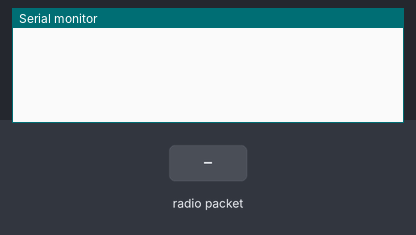
Bench run of a sketch on a simulated Arduino Uno, built with avr-gcc and run on an emulated ATmega328P. Parts: the last lines printed to the serial monitor. The test bench sets the inputs (shaded band). No radio packets arrive unless stated.

Above: at 2.2 s.
2.3 s: radio packet "1" arrives
At 3.5 s:
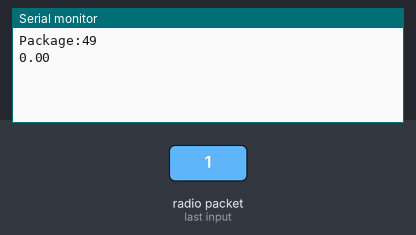
3.8 s: radio packet "0" arrives
At 4.6 s:
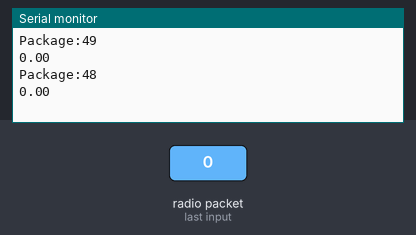
5.3 s: radio packet "2" arrives
At 5.8 s:
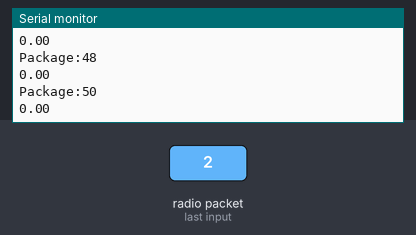

Measured:
- after the input at 2.3 s, the serial monitor: prints a new line at once (image 1)
- after the input at 3.8 s, the serial monitor: prints a new line at once (image 2)
- after the input at 5.3 s, the serial monitor: prints a new line at once (image 3)

The sketch:

Reciever.ino
```cpp
//#include <SPI.h>
//#include "RF24.h"
//
//RF24 radio (7,8);
//byte addresses[][6] = {"0"};
//int data = 0;
//void setup() {
//  Serial.begin(115200);
//  delay(1000);
//  radio.begin();//starts the radio
//  radio.setChannel(108);
//  radio.setPALevel(RF24_PA_MAX);
//  radio.setDataRate(RF24_250KBPS);
//  radio.setPayloadSize(sizeof(data));
//  radio.openReadingPipe(1, addresses[0]);
//  radio.startListening();
//}
//
//void loop() {
//
//  if(radio.available())
//  {
//    while(radio.available())
//    {
//      radio.read(&data, sizeof(data));
//    }
//  }
//  Serial.print("data recieved: ");
//  Serial.println(data);
//  delay(1000);
//}


#include <SPI.h>
#include "RF24.h"

RF24 myRadio (7, 8);
struct package
{
  int id=0;
  float temperature = 0.0;
  char  text[100] ="empty";
};

byte addresses[][6] = {"0"};


typedef struct package Package;
Package data;

void setup()
{
  Serial.begin(115200);
  delay(1000);

  myRadio.begin();
  myRadio.setChannel(115);
  myRadio.setPALevel(RF24_PA_MAX);
  myRadio.setDataRate( RF24_250KBPS ) ;
  myRadio.openReadingPipe(1, addresses[0]);
  myRadio.startListening();
}


void loop()
{

  if ( myRadio.available())
  {
    while (myRadio.available())
    {
      myRadio.read( &data, sizeof(data) );
    }
    Serial.print("\nPackage:");
    Serial.print(data.id);
    Serial.print("\n");
    Serial.println(data.temperature);
    Serial.println(data.text);
  }

  else
  {
//   Serial.println("no data recieved");
  }

}

//
//
///* YourDuinoStarter Example: Simple nRF24L01 Receive
//  - WHAT IT DOES: Receives simple fixed data with nRF24L01 radio
//  - SEE the comments after "//" on each line below
//   Start with radios about 4 feet apart.
//  - SEE the comments after "//" on each line below
//  - CONNECTIONS: nRF24L01 Modules See:
//  http://arduino-info.wikispaces.com/Nrf24L01-2.4GHz-HowTo
//  Uses the RF24 Library by TMRH2o here:
//  https://github.com/TMRh20/RF24
//   1 - GND
//   2 - VCC 3.3V !!! NOT 5V
//   3 - CE to Arduino pin 7
//   4 - CSN to Arduino pin 8
//   5 - SCK to Arduino pin 13
//   6 - MOSI to Arduino pin 11
//   7 - MISO to Arduino pin 12
//   8 - UNUSED
//
//   V1.02 02/06/2016
//   Questions: terry@yourduino.com */
//
///*-----( Import needed libraries )-----*/
//#include <SPI.h>   // Comes with Arduino IDE
//#include "RF24.h"  // Download and Install (See above)
///*-----( Declare Constants and Pin Numbers )-----*/
////None yet
///*-----( Declare objects )-----*/
//// (Create an instance of a radio, specifying the CE and CS pins. )
//RF24 myRadio (7, 8); // "myRadio" is the identifier you will use in following methods
///*-----( Declare Variables )-----*/
//byte addresses[][6] = {"1Node"}; // Create address for 1 pipe.
//int dataReceived;  // Data that will be received from the transmitter
//
//void setup()   /****** SETUP: RUNS ONCE ******/
//{
//  // Use the serial Monitor (Symbol on far right). Set speed to 115200 (Bottom Right)
//  Serial.begin(115200);
//  delay(1000);
//  Serial.println(F("RF24/Simple Receive data Test"));
//  Serial.println(F("Questions: terry@yourduino.com"));
//
//  myRadio.begin();  // Start up the physical nRF24L01 Radio
//  myRadio.setChannel(108);  // Above most Wifi Channels
//  // Set the PA Level low to prevent power supply related issues since this is a
//  // getting_started sketch, and the likelihood of close proximity of the devices. RF24_PA_MAX is default.
//  myRadio.setPALevel(RF24_PA_MIN);
//  //  myRadio.setPALevel(RF24_PA_MAX);  // Uncomment for more power
//
//  myRadio.openReadingPipe(1, addresses[0]); // Use the first entry in array 'addresses' (Only 1 right now)
//  myRadio.startListening();
//
//}//--(end setup )---
//
//
//void loop()   /****** LOOP: RUNS CONSTANTLY ******/
//{
//
//  if ( myRadio.available()) // Check for incoming data from transmitter
//  {
//    while (myRadio.available())  // While there is data ready
//    {
//      myRadio.read( &dataReceived, sizeof(dataReceived) ); // Get the data payload (You must have defined that already!)
//    }
//    // DO something with the data, like print it
//    Serial.print("Data received = ");
//    Serial.println(dataReceived);
//  } //END Radio available
//
//}//--(end main loop )---
//
///*-----( Declare User-written Functions )-----*/
//
////None yet
////*********( THE END )***********
//
```
